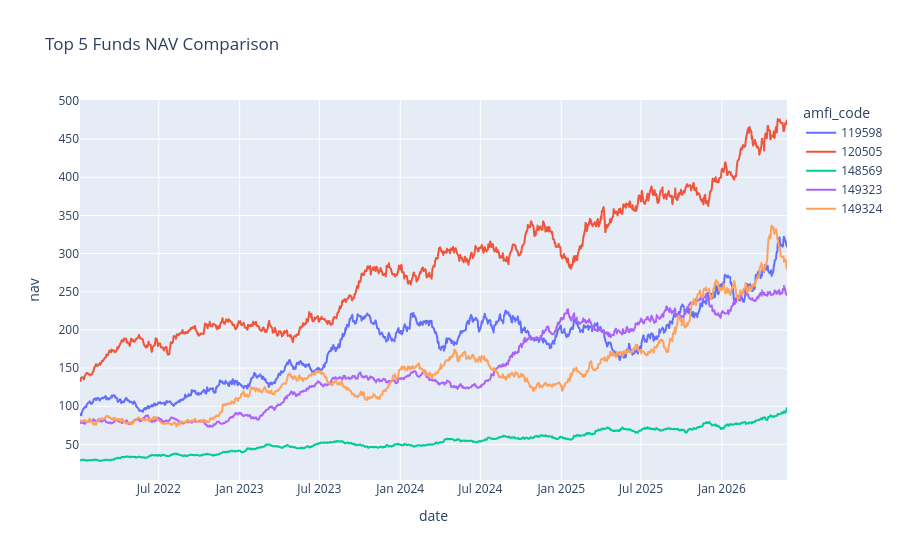

The cell this chart's notebook holds for it:
### Markdown cell above
Create chart

### Code cell
import plotly.express as px

top_nav = nav[
    nav["amfi_code"].isin(top5)
]

fig = px.line(
    top_nav,
    x="date",
    y="nav",
    color="amfi_code",
    title="Top 5 Funds NAV Comparison"
)

fig.show()

### Figure 1 — Plotly figure (JSON) as saved in the notebook; plotly's stock layout.template omitted (floating-point values rounded to 4 significant figures; data arrays with more than 128 entries replaced by an {"elided": "..."} marker saying what was removed)
{"data": [{"hovertemplate": "amfi_code=119598<br>date=%{x}<br>nav=%{y}<extra></extra>", "legendgroup": "119598", "line": {"color": "#636efa", "dash": "solid"}, "marker": {"symbol": "circle"}, "mode": "lines", "name": "119598", "showlegend": true, "type": "scattergl", "x": {"elided": "1150 str values"}, "xaxis": "x", "y": {"elided": "1150 float values"}, "yaxis": "y"}, {"hovertemplate": "amfi_code=120505<br>date=%{x}<br>nav=%{y}<extra></extra>", "legendgroup": "120505", "line": {"color": "#EF553B", "dash": "solid"}, "marker": {"symbol": "circle"}, "mode": "lines", "name": "120505", "showlegend": true, "type": "scattergl", "x": {"elided": "1150 str values"}, "xaxis": "x", "y": {"elided": "1150 float values"}, "yaxis": "y"}, {"hovertemplate": "amfi_code=148569<br>date=%{x}<br>nav=%{y}<extra></extra>", "legendgroup": "148569", "line": {"color": "#00cc96", "dash": "solid"}, "marker": {"symbol": "circle"}, "mode": "lines", "name": "148569", "showlegend": true, "type": "scattergl", "x": {"elided": "1150 str values"}, "xaxis": "x", "y": {"elided": "1150 float values"}, "yaxis": "y"}, {"hovertemplate": "amfi_code=149323<br>date=%{x}<br>nav=%{y}<extra></extra>", "legendgroup": "149323", "line": {"color": "#ab63fa", "dash": "solid"}, "marker": {"symbol": "circle"}, "mode": "lines", "name": "149323", "showlegend": true, "type": "scattergl", "x": {"elided": "1150 str values"}, "xaxis": "x", "y": {"elided": "1150 float values"}, "yaxis": "y"}, {"hovertemplate": "amfi_code=149324<br>date=%{x}<br>nav=%{y}<extra></extra>", "legendgroup": "149324", "line": {"color": "#FFA15A", "dash": "solid"}, "marker": {"symbol": "circle"}, "mode": "lines", "name": "149324", "showlegend": true, "type": "scattergl", "x": {"elided": "1150 str values"}, "xaxis": "x", "y": {"elided": "1150 float values"}, "yaxis": "y"}], "layout": {"legend": {"title": {"text": "amfi_code"}, "tracegroupgap": 0}, "title": {"text": "Top 5 Funds NAV Comparison"}, "xaxis": {"anchor": "y", "domain": [0, 1], "title": {"text": "date"}}, "yaxis": {"anchor": "x", "domain": [0, 1], "title": {"text": "nav"}}}}
